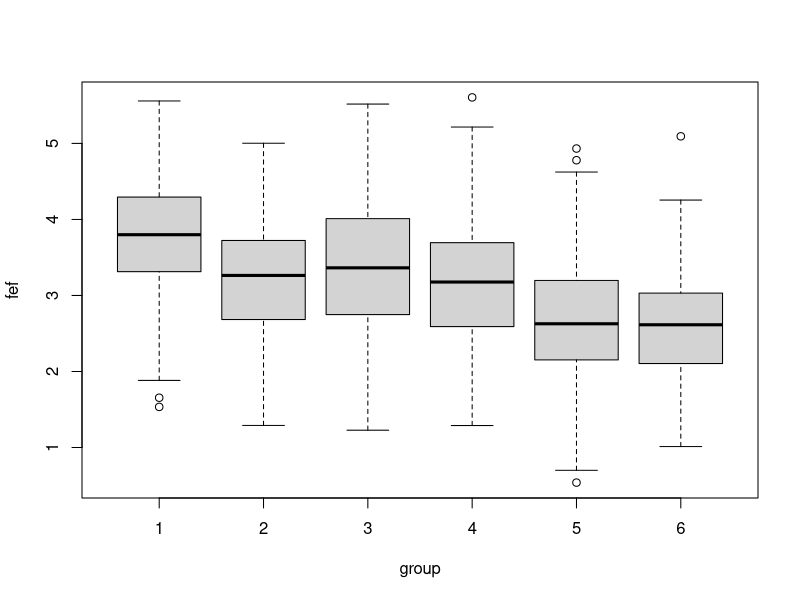
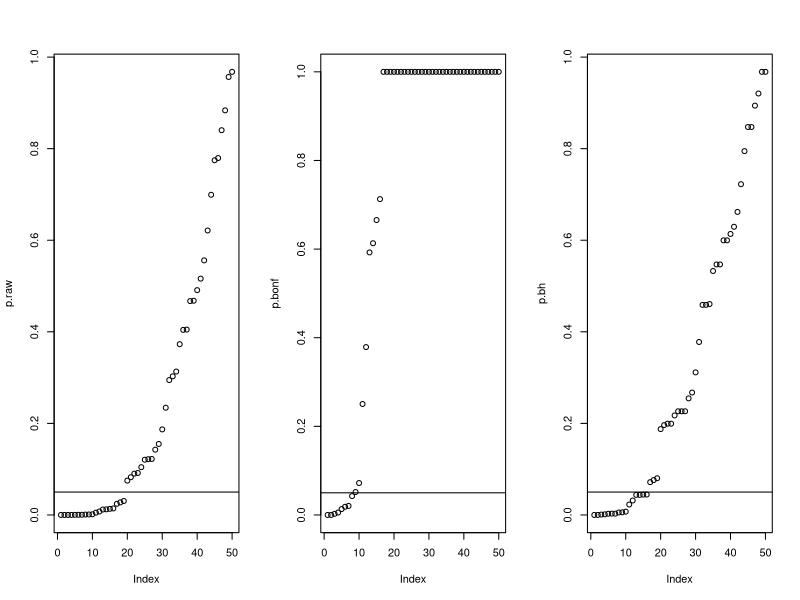

The R script that drew these images, in order:
# Chapter12_ㅡmultiple inference
# Anova
FEF<-data.frame(rbind(cbind(1,rnorm(200,3.78,0.79)),
                      cbind(2,rnorm(200,3.30,0.77)),
                      cbind(3,rnorm(50 ,3.32,0.86)),
                      cbind(4,rnorm(200,3.23,0.78)),
                      cbind(5,rnorm(200,2.73,0.81)),
                      cbind(6,rnorm(200,2.59,0.82))))
colnames(FEF)<-c("group","fef")
boxplot(fef~group, data=FEF)

# Overall Ftest for One-way ANOVA
aov(fef~as.factor(group), data=FEF)
anova(lm(fef~as.factor(group), data=FEF))

# Comparison of specific group in Anova
# t-test for comparison of pairs of groups
# 1) LSD_method
pairwise.t.test(FEF$fef, FEF$group, p.ad="none")

# 2) Bonferroni approach
pairwise.t.test(FEF$fef,FEF$group,p.adj="bonf")

# False Discovery Rate
x<- rnorm(50, mean = c(rep(0, 25), rep(3, 25))) #mean이 각각 0, 3인 RV 25개, 25개 만들기
p<- 2* pnorm(sort(-abs(x))) # -abs(x) 를 sort하고 각각의 normal prob.

p.raw<- p
p.bonf<- p.adjust(p, "bonferroni")   # adjust할 때 bonferroni 이용
p.bh<-p.adjust(p, "BH")   #BH: Benjamini & Hochberg method

par(mfrow = c(1,3))   #grpah 분할해서 한 figure에 넣기
plot(p.raw);abline(h=0.05)   #abline-> h: yvalue
plot(p.bonf);abline(h = 0.05)
plot(p.bh);abline(h = 0.05)
